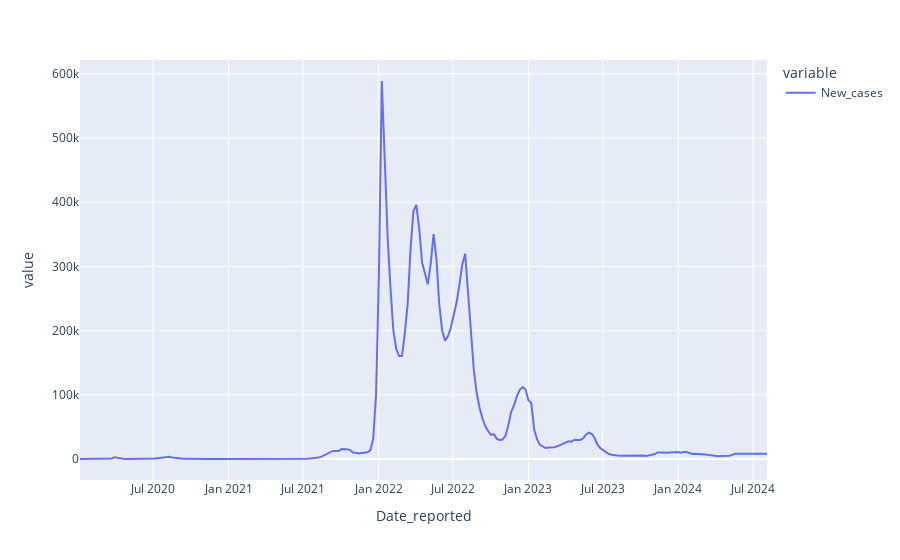

Notebook cell for this chart:
### Code cell
df.plot()
# missing week of data on 3rd July 2022

### Figure 1 — Plotly figure (JSON) as saved in the notebook; plotly's stock layout.template omitted (floating-point values rounded to 4 significant figures; data arrays with more than 128 entries replaced by an {"elided": "..."} marker saying what was removed)
{"data": [{"hovertemplate": "variable=New_cases<br>Date_reported=%{x}<br>value=%{y}<extra></extra>", "legendgroup": "New_cases", "line": {"color": "#636efa", "dash": "solid"}, "marker": {"symbol": "circle"}, "mode": "lines", "name": "New_cases", "orientation": "v", "showlegend": true, "type": "scatter", "x": {"elided": "240 str values"}, "xaxis": "x", "y": {"elided": "240 float values"}, "yaxis": "y"}], "layout": {"autosize": true, "legend": {"title": {"text": "variable"}, "tracegroupgap": 0}, "margin": {"t": 60}, "xaxis": {"anchor": "y", "autorange": true, "domain": [0, 1], "range": ["2020-01-05", "2024-08-04"], "title": {"text": "Date_reported"}, "type": "date"}, "yaxis": {"anchor": "x", "autorange": true, "domain": [0, 1], "range": [-32710.0, 621500.0], "title": {"text": "value"}, "type": "linear"}}}
